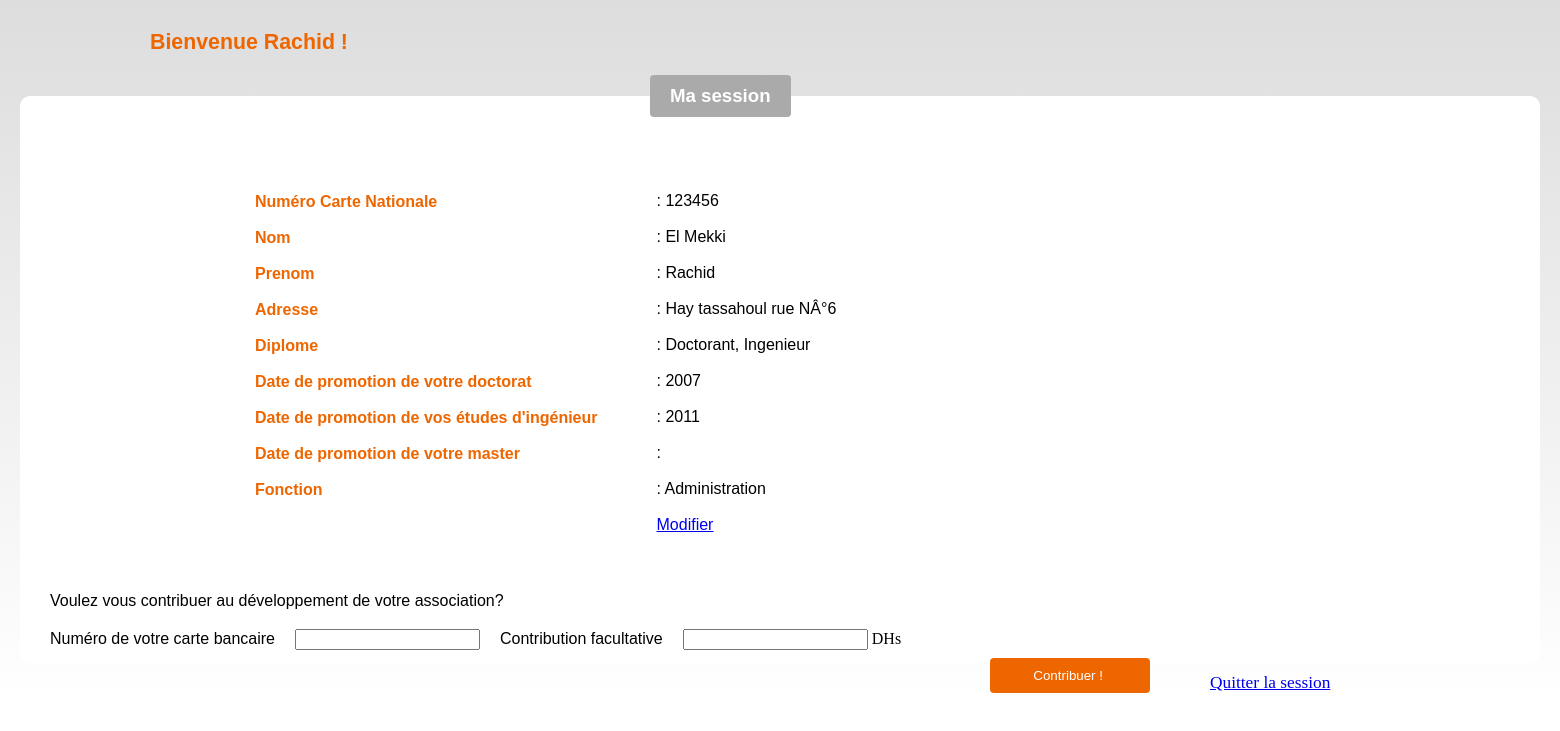
The app's page /session.php (signed in) with its own data.
### tables this page shows
CREATE TABLE `laureats` (
  `Id` int(11) NOT NULL,
  `carteNatio` varchar(7) NOT NULL,
  `Nom` varchar(30) NOT NULL,
  `Prenom` varchar(30) NOT NULL,
  `Adresse` varchar(255) NOT NULL,
  `Diplome` varchar(255) NOT NULL,
  `datePromDoctorat` varchar(5) NOT NULL,
  `datePromIngenieur` varchar(5) NOT NULL,
  `datePromMaster` varchar(5) NOT NULL,
  `Fonction` varchar(255) NOT NULL
);

### session.php (the view, shortened to what this page needs)
<?php
   @$cot_opt=$_POST["cot_opt"];
   $IdLaureat=$_SESSION['Id'];
   include("connexion.php");
    $req="SELECT * FROM Laureats where Id=$IdLaureat";
    $afftableLaureat = $pdo->prepare($req);
    $afftableLaureat->execute();
	$tableLaureat=$afftableLaureat->fetch();
?>
<!DOCTYPE html>
<html>
	<head>
	</head>
	<body>
	<div id="conteneur">
	<header id="titre"> Bienvenue <?php echo $tableLaureat["Prenom"] ?> ! </header>
<form name="form" action="" method="post">
<fieldset class="fieldset">
<legend class="legend">Ma session</legend>
                <div id="conteneur2">
					 Numéro Carte Nationale <br/><br/>
                     Nom <br/><br/>
                     Prenom <br/><br/>
                     Adresse <br/><br/>
                     Diplome <br/><br/>
					 Date de promotion de votre doctorat <br/><br/>
					 Date de promotion de vos études d'ingénieur <br/><br/>
					 Date de promotion de votre master <br/><br/>
                     Fonction <br/><br/>
				</div>
 <div id="conteneur3">
 <?php
try
{
    echo " : $tableLaureat[carteNatio] <br/><br/>";
    echo " : $tableLaureat[Nom] <br/><br/>";
    echo " : $tableLaureat[Prenom] <br/><br/>";
    echo " : $tableLaureat[Adresse] <br/><br/>";
    echo " : $tableLaureat[Diplome] <br/><br/>";
    echo " : $tableLaureat[datePromDoctorat] <br/><br/>";
    echo " : $tableLaureat[datePromIngenieur] <br/><br/>";
    echo " : $tableLaureat[datePromMaster] <br/><br/>";
    echo " : $tableLaureat[Fonction] <br/><br/>"; ?>
     <a href="PageModification.php?Id='<?php echo $tableLaureat['Id']; ?>'">Modifier</a>  <br/><br/>
    <?php
}
catch(Exception $e)
{
    die('Erreur : '.$e->getMessage());
}
?>
</div>
<div id="conteneur4">
<div class="label"> Voulez vous contribuer au développement de votre association? </div><br/>
<div class="label">
      Numéro de votre carte bancaire
</div>
<div class="input">
	  <input type="text" name="numCarteBancaire" />
</div>
<div class="label">
      Contribution facultative
</div>
<div class="input">
	  <input type="text" name="cot_opt" value="<?php echo $cot_opt ?>"/> <span>DHs</span>
</div>
<div>
      <input type="submit" name="contribuer" value="Contribuer ! " class="champ"/>
</div>
</div>
</fieldset>
</form>
<div id="deco"> <a href="Acceuil.php"> Quitter la session </a> </div>
</div>
    </body>
</html>

### session.php (style rules this page uses)
body { margin:0; }
#conteneur { margin:0; padding:10px; background:linear-gradient(to bottom,#DDDDDD,#FFFFFF); }
.fieldset { margin:10px; border:none; background-color:#FFFFFF; border-radius:10px; padding:20px; }
#titre { font-family:verdana, arial, sans-serif; font-size:16pt; font-weight:bold; color:#EE6600; margin:10px; padding:10px 20px 10px 130px; border-radius:4px; }
.legend { font-family:verdana, arial, sans-serif; font-size:14pt; font-weight:bold; color:#FFFFFF; margin:10px; padding:10px 20px 10px 20px; background-color:#AAAAAA; border-radius:4px; transform:translate(600px,0px); }
#conteneur3 { display:inline-block; font-family:verdana, arial, sans-serif; font-size:12pt; padding:10px; transform:translate(230px,35px); }
#conteneur2 { display:inline-block; font-weight:bold; font-family:verdana, arial, sans-serif; font-size:12pt; padding:15px; color:#EE6600; transform:translate(200px,0px); }
.label { display:inline-block; font-family:verdana, arial, sans-serif; font-size:12pt; padding:10px; }
.input { display:inline-block; padding:6px; }
.champ { outline:none; border:solid 1px #AAAAAA; padding:10px; border-radius:4px; font-family:verdana, arial, sans-serif; }
input[type="submit"].champ { background-color:#EE6600; color:#FFFFFF; padding:6px 20px 6px 20px; border:none; cursor:pointer; padding:10px; width:160px; transform:translate(950px,0px); }
#conteneur4 { transform:translate(0px,50px); }
#deco { color:#EE6600; font-size:13pt; transform:translate(1200px,0px); }

### records on screen
laureats: Prenom "Rachid", carteNatio "123456", Nom "El Mekki", Adresse "Hay tassahoul rue NÂ°6", Diplome "Doctorant, Ingenieur", datePromDoctorat "2007", datePromIngenieur "2011", Fonction "Administration"
